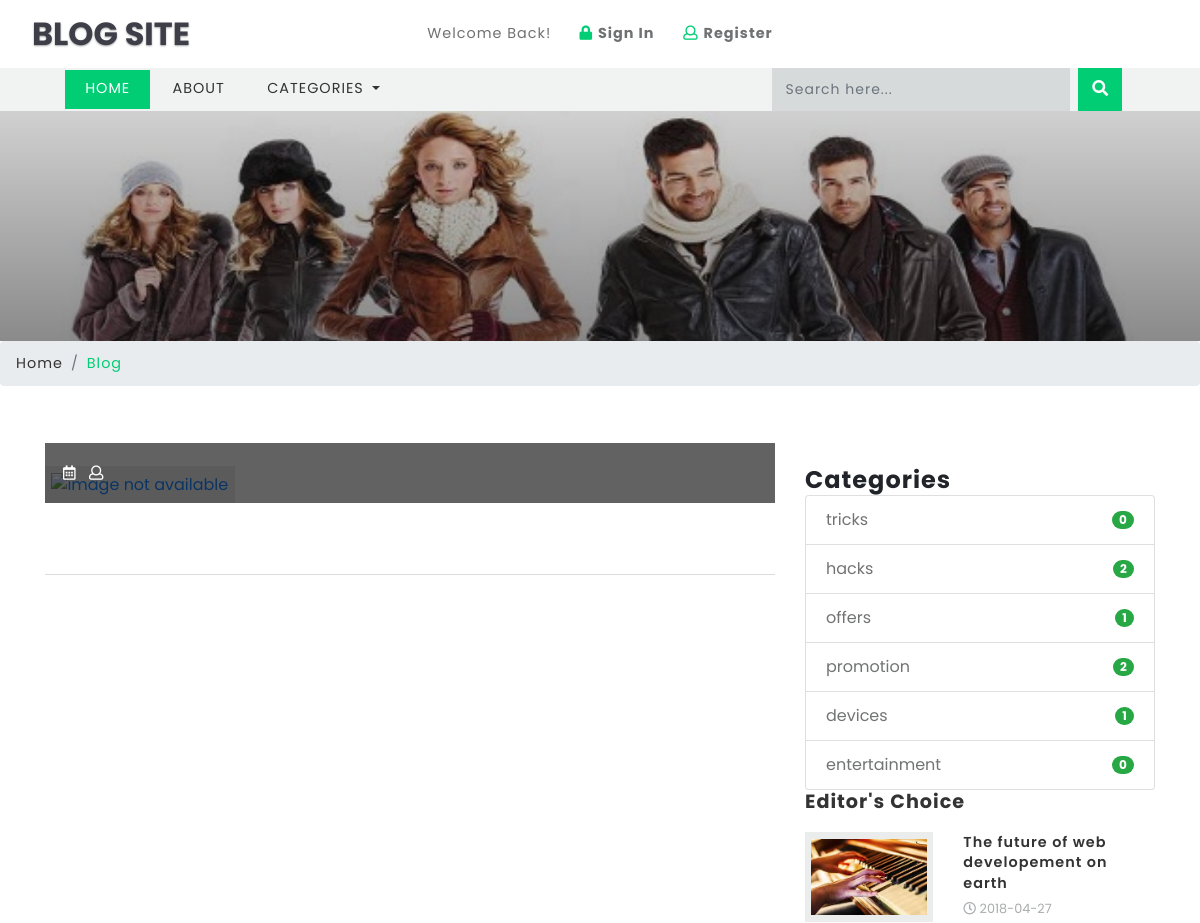
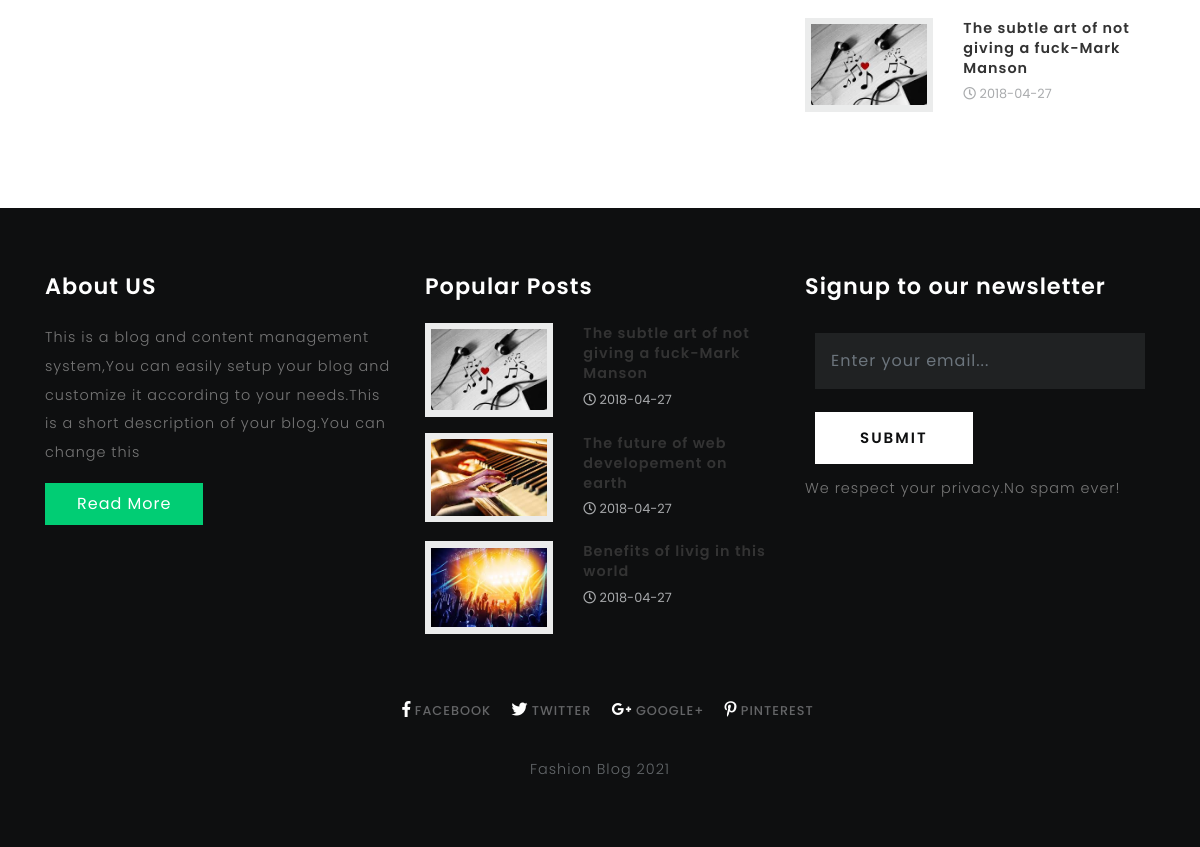
The page /single.php on the database its author committed (2 pictures, top to bottom).
### tables this page shows
CREATE TABLE `blog_categories` (
  `id` int(10) UNSIGNED NOT NULL,
  `name` varchar(40) NOT NULL
);

CREATE TABLE `blogs` (
  `id` int(10) UNSIGNED NOT NULL,
  `title` varchar(190) NOT NULL,
  `tags` varchar(40) NOT NULL,
  `content` text NOT NULL,
  `photo` varchar(50) NOT NULL,
  `posted` varchar(40) NOT NULL,
  `date` date DEFAULT NULL,
  `author` varchar(40) DEFAULT NULL,
  `category` varchar(40) NOT NULL
);

CREATE TABLE `titles` (
  `id` int(10) UNSIGNED NOT NULL,
  `website_name` varchar(40) DEFAULT NULL,
  `tagline` varchar(40) DEFAULT NULL,
  `icon` varchar(40) DEFAULT NULL,
  `keywords` varchar(220) DEFAULT NULL,
  `short_description` varchar(200) DEFAULT NULL,
  `bannertext1` varchar(150) DEFAULT NULL,
  `bannertext2` varchar(150) DEFAULT NULL,
  `bannertext3` varchar(150) DEFAULT NULL,
  `bannertext4` varchar(150) DEFAULT NULL,
  `detailed_description` text,
  `address` varchar(40) DEFAULT NULL,
  `email` varchar(80) DEFAULT NULL,
  `phone` varchar(40) DEFAULT NULL,
  `googlemap` varchar(255) DEFAULT NULL
);

### libs/fetch_data.php (the view, shortened to what this page needs)
<?php
function getjavascripts($table){
require("database/db_connect.php");
	$sql="SELECT * FROM $table ";
	if ($result=mysqli_query($con,$sql))
	{
		$rowcount=mysqli_num_rows($result);
		if ($rowcount==0) {
			echo 'No script';
		}
		foreach ($result as $jsscripts => $js) {
			echo ''.$js['javascript'].'';
		}
	}
}
function getshortdescription($table){
	require("database/db_connect.php");
	$sql="SELECT * FROM $table ";
	if ($result=mysqli_query($con,$sql))
	{
		foreach ($result as $titles => $sdc) {
			echo ''.$sdc['short_description'].'';
		}
	}
}
function countcategories(){
	require("database/db_connect.php");
	$sql="SELECT * FROM blog_categories LIMIT 10";
	if ($result=mysqli_query($con,$sql))
	{
		foreach ($result as $categoriescount => $categorydata) {
			$categoryid=$categorydata['id'];
			$sql="SELECT * FROM blogs WHERE category='$categoryid'";
			if ($result=mysqli_query($con,$sql)) {
				$rowcountcategory=mysqli_num_rows($result);
			}
			echo '<li class="list-group-item d-flex justify-content-between align-items-center">
			'.$categorydata['name'].'
			<span class="badge badge-success badge-pill">'.$rowcountcategory.'</span>
			</li>';
		}
	}
}
function getwebname($table){
	require("database/db_connect.php");
	$sql="SELECT * FROM $table ";
	if ($result=mysqli_query($con,$sql))
	{
		$rowcount=mysqli_num_rows($result);
		if ($rowcount==0) {
			echo 'No Name!!';
		}
		foreach ($result as $titles => $blogname) {
			echo ''.$blogname['website_name'].'';
		}
	}
}
function getlinks($table,$platform){
	require("database/db_connect.php");
	$sql="SELECT * FROM $table ";
	if ($result=mysqli_query($con,$sql))
	{
		$rowcount=mysqli_num_rows($result);
		if ($rowcount==0) {
			echo '#';
		}
		foreach ($result as $link => $site) {
			if ($platform=="facebook") {
				echo ''.$site['facebook'].'';
			}
			elseif ($platform=="twitter") {
				echo ''.$site['twitter'].'';
			}
			elseif ($platform=="googleplus") {
				echo ''.$site['googleplus'].'';
			}
			elseif ($platform=="pinterest") {
				echo ''.$site['pinterest'].'';
			}
			elseif ($platform=="dribble") {
				echo ''.$site['dribble'].'';
			}
		}
	}
}
function getcategoriesmenu($table)
{
	require("database/db_connect.php");
	$sql="SELECT * FROM $table ";
	if ($result=mysqli_query($con,$sql))
	{
		$rowcount=mysqli_num_rows($result);
		if ($rowcount==0) {
			echo 'No Categories';
		}
		foreach ($result as $blog_categories => $category) {
			echo '<a class="dropdown-item" href="category.php?id='.$category['id'].'">'.$category['name'].'</a>
			<div class="dropdown-divider"></div>';
		}
	}
}
function geteditorschoice($table){
	require("database/db_connect.php");
	$sql="SELECT * FROM $table ORDER BY id DESC LIMIT 8";
	if ($result=mysqli_query($con,$sql))
	{
		foreach ($result as $edschoice => $choice) {
			$postid=$choice['blog'];
			$sql="SELECT * FROM blogs WHERE id='$postid'";
			if ($result=mysqli_query($con,$sql)) {
				foreach ($result as $posts => $postdata) {
					echo '<div class="blog-grids row mb-3">
								<div class="col-md-5 blog-grid-left">
									<a href="single.php?id='.$postdata['id'].'">
										<img src="blogadmin/images/'.$postdata['photo'].'" class="img-fluid" alt="fantastic cms">
									</a>
								</div>
								<div class="col-md-7 blog-grid-right">
									<h5>
										<a href="single.php?id='.$postdata['id'].'"> '.$postdata['title'].'</a>
									</h5>
									<div class="sub-meta">
										<span>
											<i class="far fa-clock"></i> '.$postdata['date'].'</span>
									</div>
								</div>
							</div>';
				}
			}
		}
	}
}
function getpopularposts($table){
	require("database/db_connect.php");
	$sql="SELECT * FROM $table ORDER BY count DESC LIMIT 3";
	if ($result=mysqli_query($con,$sql))
	{
		foreach ($result as $pagehits => $hits) {
			$storepage=$hits['page'];
			$sql="SELECT * FROM blogs WHERE title='$storepage'";
			if ($result=mysqli_query($con,$sql)) {
				foreach ($result as $allblogs => $specificblog) {
					echo '<div class="blog-grids row mb-3">
							<div class="col-md-5 blog-grid-left">
								<a href="single.php?id='.$specificblog['id'].'">
									<img src="blogadmin/images/'.$specificblog['photo'].'" class="img-fluid" alt="fantastic cms">
								</a>
							</div>
							<div class="col-md-7 blog-grid-right">
								<h5>
									<a href="single.php?id='.$specificblog['id'].'">'.$specificblog['title'].' </a>
								</h5>
								<div class="sub-meta">
									<span>
										<i class="far fa-clock"></i> '.$specificblog['date'].'</span>
								</div>
							</div>
						</div>';
				}
			}
		}
	}
}
?>

### css/single.css (style rules this page uses)
.tech-btm img { background: #fff; padding: 6px; }

### css/style.css (style rules this page uses)
html, body { margin: 0; font-size: 100%; font-family: 'Poppins', sans-serif; background: #fff; }
body a { text-decoration: none; transition: 0.5s all; -webkit-transition: 0.5s all; -moz-transition: 0.5s all; -o-transition: 0.5s all; -ms-transition: 0.5s all; }
h1, h2, h3, h4, h5, h6 { margin: 0; font-family: 'Poppins', sans-serif; letter-spacing:1px; }
.tech-btm img { background: #ebecec; padding: .4em; }
.tech-btm h5 { font-size: 0.9em; line-height: 1.4em; font-weight: 600; }
.tech-btm h5 a { color:#333; }
.sub-meta span { font-size: 0.8em; color: #a9abad; line-height: 2.5em; }
.footer-grid-agileits-w3ls img { width:100%; }

### rows shown on the page
blog_categories: name "tricks", rowcountcategory "0"
blog_categories: name "hacks", rowcountcategory "2"
blog_categories: name "offers", rowcountcategory "1"
blog_categories: name "promotion", rowcountcategory "2"
blog_categories: name "devices", rowcountcategory "1"
blog_categories: name "entertainment", rowcountcategory "0"
blogs: photo (picture), title "The future of web developement on earth", date "2018-04-27"
blogs: photo (picture), title "The subtle art of not giving a fuck-Mark Manson", date "2018-04-27"
titles: short_description "This is a blog and content management system,You can easily setup your blog and customize it according to your needs.This is a short description of your blog.You can change this"
blogs: photo (picture), title "Benefits of livig in this world", date "2018-04-27"
